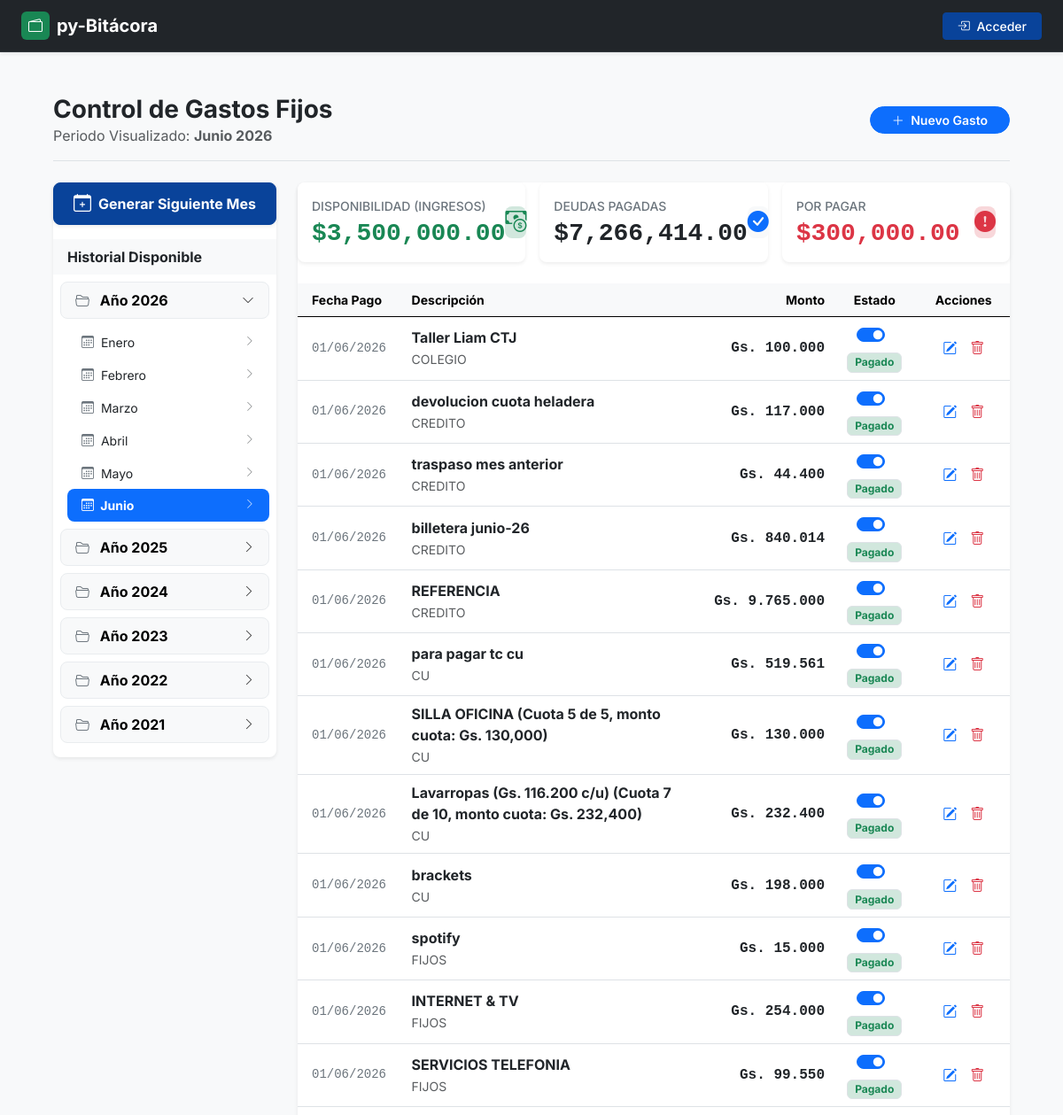
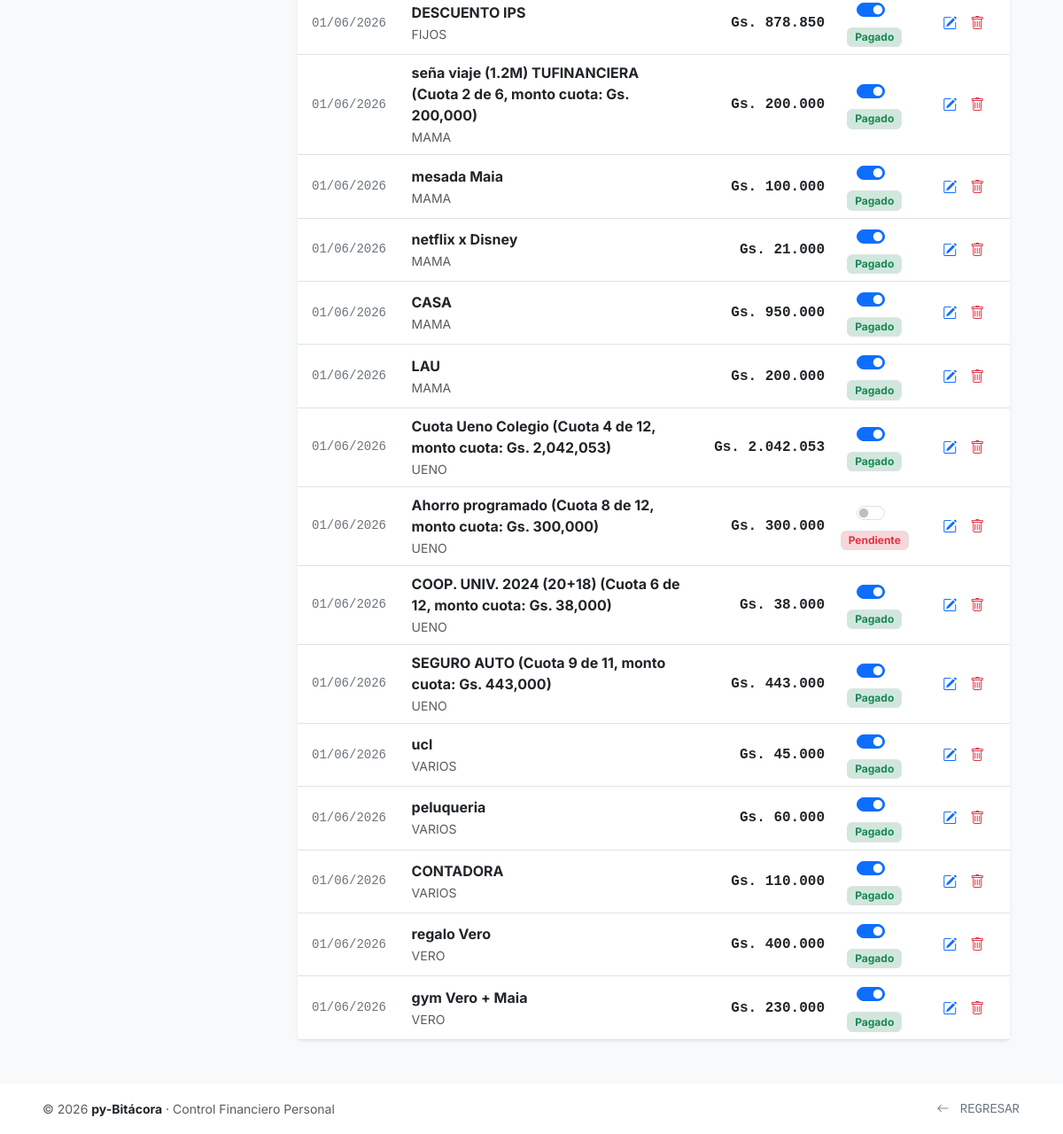
Screenshot of /gastos_fijos with the database file from the repository (2 pictures, top to bottom).
### app/models.py (models this page shows, shortened)
class GastosFijos(db.Model):
    __tablename__='gastos_fijos'
    id = db.Column(db.Integer, primary_key=True)
    date = db.Column(db.Date, nullable=False)
    fecha_pagar = db.Column(db.Date, nullable=False)
    descripcion = db.Column(db.String(100), nullable=False)
    monto = db.Column(db.Integer)
    operacion = db.Column(db.Boolean, server_default=u'False') # CREDITO O DEUDA
    pagado = db.Column(db.Boolean, server_default=u'False')
    id_agrupador_gastos = db.Column(db.Integer, db.ForeignKey('agrupador_gastos.id'), nullable=True)
    agrupador_gastos = db.relationship('AgrupadorGastos',backref='agrupador_gastos', foreign_keys=[id_agrupador_gastos])

class AgrupadorGastos(db.Model):
    __tablename__='agrupador_gastos'
    id = db.Column(db.Integer, primary_key=True)
    agrupador = db.Column(db.String(100), nullable=False)

### app/routes.py (the view)
@app.route('/gastos_fijos')
@app.route('/gastos_fijos/<int:anno>/<string:mes>')
def historico_gastos_fijos(anno=None, mes=None):
    hoy = datetime.now()
    if anno is None:
        anno = hoy.year
    if mes is None:
        mes = f"{hoy.month:02d}" # Formato string '05'
    periodo_activo = f"{anno}-{mes}"
    todos_los_gastos = GastosFijos.query.outerjoin(AgrupadorGastos, GastosFijos.id_agrupador_gastos == AgrupadorGastos.id).order_by(AgrupadorGastos.agrupador.asc(), GastosFijos.fecha_pagar.desc(), GastosFijos.id.desc()).all()
    desglose_query = db.session.query(
        func.strftime('%m', Movimientos.date).label('mes'),
        TiposMovimiento.tipo.label('tipo_nombre'),
        func.sum(Movimientos.monto_operacion).label('subtotal')
    ).join(
        TiposMovimiento, Movimientos.id_tipo_movimiento == TiposMovimiento.id
    ).filter(
        func.strftime('%Y', Movimientos.date) == str(anno)
    ).group_by(
        func.strftime('%m', Movimientos.date),
        TiposMovimiento.tipo
    ).all()
    menu_cronologico = {}
    for gasto in todos_los_gastos:
        g_anno = gasto.fecha_pagar.year
        g_mes = f"{gasto.fecha_pagar.month:02d}"
        if g_anno not in menu_cronologico:
            menu_cronologico[g_anno] = set()
        menu_cronologico[g_anno].add(g_mes)
    for a in menu_cronologico:
        menu_cronologico[a] = sorted(list(menu_cronologico[a]))
    gastos_del_mes = [
        g for g in todos_los_gastos
        if g.fecha_pagar.year == anno and f"{g.fecha_pagar.month:02d}" == mes
    ]
    meses_nombres = {
        '01': 'Enero', '02': 'Febrero', '03': 'Marzo', '04': 'Abril',
        '05': 'Mayo', '06': 'Junio', '07': 'Julio', '08': 'Agosto',
        '09': 'Septiembre', '10': 'Octubre', '11': 'Noviembre', '12': 'Diciembre'
    }
    credito, deudas_impagas, deudas_pagadas = calcular_disponibilidad(periodo_activo)
    saldo_disponible = credito - deudas_pagadas #- deudas_impagas
    lista_de_grupos = listar_agrupador()
    return render_template(
        'new_historico_gastos_fijos.html',
        menu_cronologico=menu_cronologico,
        gastos_del_mes=gastos_del_mes,
        anno_activo=anno,
        mes_activo=mes,
        agrupadores=lista_de_grupos,
        periodo_activo=periodo_activo,
        meses_nombres=meses_nombres,
        credito=credito,
        deudas_impagas=deudas_impagas,
        deudas_pagadas=deudas_pagadas,
        saldo_disponible=saldo_disponible
    )

### app/__init__.py (called while the page is built)
@app.context_processor
def inject_utility_functions():
    return dict(
        listar_tipos=listar_tipos,
        listar_tarjetas=listar_tarjetas
    )

### app/utilitarios.py (called while the page is built)
def listar_agrupador():
    grupos = AgrupadorGastos.query.all()
    d = [(grupo.id, grupo.agrupador) for grupo in grupos]
    return d

### app/templates/new_historico_gastos_fijos.html (shortened to what this page needs)
{% extends "new_base.html" %}
{% block content %}
<div class="container py-4">
    <div class="d-flex justify-content-between align-items-center mb-4 border-bottom pb-3">
        <div>
            <h1 class="h3 mb-0 fw-bold text-dark">Control de Gastos Fijos</h1>
            <p class="text-muted mb-0">Periodo Visualizado: <strong>{{ meses_nombres[mes_activo] }} {{ anno_activo }}</strong></p>
        </div>
        <button type="button" class="btn btn-primary rounded-pill px-4 btn-sm fw-semibold" data-bs-toggle="modal" data-bs-target="#createGastoModal">
            <i class="bi bi-plus-lg me-1"></i> Nuevo Gasto
        </button>
    </div>
    <div class="row">
        <div class="col-md-3 mb-4">
    <div class="card shadow-sm border-0 bg-white rounded-3">
        <form action="{{ url_for('api_generar_siguiente_mes') }}" method="POST" class="mb-3">
            <button type="submit" class="btn btn-success w-100 rounded-3 py-2 fw-bold shadow-sm d-flex align-items-center justify-content-center gap-2">
                <i class="bi bi-calendar-plus fs-5"></i>
                Generar Siguiente Mes
            </button>
        </form>
        <div class="card-header bg-light fw-bold border-bottom-0">Historial Disponible</div>
        <div class="card-body p-2">
            {% for anno, meses in menu_cronologico.items() %}
                {% set tiene_mes_activo = (anno == anno_activo) %}
                <div class="mb-2">
                    <button class="btn btn-light w-100 text-start d-flex justify-content-between align-items-center py-2 px-3 fw-bold border border-light-subtle rounded-3 {% if not tiene_mes_activo %}collapsed{% endif %}"
                            type="button"
                            data-bs-toggle="collapse"
                            data-bs-target="#collapse-year-{{ anno }}"
                            aria-expanded="{% if tiene_mes_activo %}true{% else %}false{% endif %}"
                            aria-controls="collapse-year-{{ anno }}">
                        <span>
                            <i class="bi bi-folder2-open me-2 text-secondary"></i>
                            Año {{ anno }}
                        </span>
                        <i class="bi bi-chevron-down transition-icon small opacity-75"></i>
                    </button>
                    <div class="collapse {% if tiene_mes_activo %}show{% endif %}" id="collapse-year-{{ anno }}">
                        <div class="list-group list-group-flush ps-2 pt-2">
                            {% for m_num in meses %}
                                {% set es_activo = (anno == anno_activo and m_num == mes_activo) %}
                                <a href="{{ url_for('historico_gastos_fijos', anno=anno, mes=m_num) }}"
                                   class="list-group-item list-group-item-action py-2 small border-0 d-flex justify-content-between align-items-center {% if es_activo %}active fw-bold rounded-3{% endif %}">
                                    <span class="{% if not es_activo %}text-dark{% endif %}">
                                        <i class="bi bi-calendar3 me-1 {% if es_activo %}text-white{% else %}text-secondary{% endif %}"></i>
                                        {{ meses_nombres[m_num] }}
                                    </span>
                                    <i class="bi bi-chevron-right small {% if es_activo %}text-white opacity-75{% else %}opacity-50{% endif %}"></i>
                                </a>
                            {% endfor %}
                        </div>
                    </div>
                </div>
            {% else %}
                <p class="text-muted text-center p-3 small">No hay registros históricos aún.</p>
            {% endfor %}
        </div>
    </div>
</div>
        <div class="col-md-9">
            <div class="card shadow-sm border-0 bg-white rounded-3">
                <div class="row g-3 mb-4">
                    <div class="col-md-4">
                        <div class="card border-0 shadow-sm rounded-3 bg-white h-100">
                            <div class="card-body p-3 d-flex align-items-center justify-content-between">
                                <div>
                                    <span class="text-secondary small fw-medium d-block text-uppercase tracking-wider">Disponibilidad (Ingresos)</span>
                                    <h3 class="fw-bold text-success mb-0 mt-1 font-monospace">${{ "{:,.2f}".format(saldo_disponible) }}</h3>
                                </div>
                                <div class="p-2.5 bg-success-subtle rounded-3 text-success">
                                    <i class="bi bi-cash-coin fs-4 d-block"></i>
                                </div>
                            </div>
                        </div>
                    </div>
                    <div class="col-md-4">
                        <div class="card border-0 shadow-sm rounded-3 bg-white h-100">
                            <div class="card-body p-3 d-flex align-items-center justify-content-between">
                                <div>
                                    <span class="text-secondary small fw-medium d-block text-uppercase tracking-wider">Deudas Pagadas</span>
                                    <h3 class="fw-bold text-dark mb-0 mt-1 font-monospace">${{ "{:,.2f}".format(deudas_pagadas) }}</h3>
                                </div>
                                <div class="p-2.5 bg-light rounded-3 text-secondary">
                                    <i class="bi bi-check-circle-fill fs-4 d-block text-primary"></i>
                                </div>
                            </div>
                        </div>
                    </div>
                    <div class="col-md-4">
                        <div class="card border-0 shadow-sm rounded-3 bg-white h-100">
                            <div class="card-body p-3 d-flex align-items-center justify-content-between">
                                <div>
                                    <span class="text-secondary small fw-medium d-block text-uppercase tracking-wider">Por Pagar</span>
                                    <h3 class="fw-bold text-danger mb-0 mt-1 font-monospace">${{ "{:,.2f}".format(deudas_impagas) }}</h3>
                                </div>
                                <div class="p-2.5 bg-danger-subtle rounded-3 text-danger">
                                    <i class="bi bi-exclamation-circle-fill fs-4 d-block"></i>
                                </div>
                            </div>
                        </div>
                    </div>
                </div>
                <div class="card-body p-0">
                    <div class="table-responsive">
                        <table class="table table-hover align-middle mb-0">
                            <thead class="table-light text-muted small border-bottom-0">
                                <tr>
                                    <th class="ps-3" style="width: 15%;">Fecha Pago</th>
                                    <th style="width: 40%;">Descripción</th>
                                    <th class="text-end" style="width: 20%;">Monto</th>
                                    <th class="text-center" style="width: 12%;">Estado</th>
                                    <th class="text-center" style="width: 13%;">Acciones</th>
                                </tr>
                            </thead>
                            <tbody>
                                {% for gasto in gastos_del_mes %}
                                <tr>
                                    <td class="ps-3 font-monospace small text-secondary target-fecha-raw" data-fecha="{{ gasto.fecha_pagar.strftime('%Y-%m-%d') }}">
                                        {{ gasto.fecha_pagar.strftime('%d/%m/%Y') }}
                                    </td>
                                    <td>
                                        <div class="fw-bold text-dark target-desc">{{ gasto.descripcion }}</div>
                                        <small class="text-muted target-agrupador-raw" data-agrupador-id="{{ gasto.id_agrupador_gastos }}">
                                            {{ gasto.agrupador_gastos.agrupador if gasto.agrupador_gastos else 'Sin grupo' }}
                                        </small>
                                    </td>
                                    <td class="text-end fw-bold font-monospace text-dark target-monto-raw" data-monto="{{ gasto.monto }}">
                                        Gs. {{ "{:,.0f}".format(gasto.monto).replace(",", ".") }}
                                    </td>
                                    <td class="text-center">
                                        <div class="d-flex flex-column align-items-center gap-1">
                                            <div class="form-check form-switch m-0">
                                                <input class="form-check-input status-toggle cursor-pointer target-pagado-raw"
                                                       type="checkbox"
                                                       role="switch"
                                                       data-id="{{ gasto.id }}"
                                                       data-pagado="{{ gasto.pagado }}"
                                                       {% if gasto.pagado %} checked {% endif %}>
                                            </div>
                                            <span class="badge status-pill {% if gasto.pagado %} bg-success-subtle text-success {% else %} bg-danger-subtle text-danger {% endif %} fs-8 px-2 py-0.5 border border-transparent">
                                                {% if gasto.pagado %} Pagado {% else %} Pendiente {% endif %}
                                            </span>
                                        </div>
                                    </td>
                                    <td class="text-center">
                                        <div class="btn-group btn-group-sm" role="group">
                                            <button type="button"
                                                    class="btn btn-outline-secondary border-0 rounded-circle p-1.5 mx-0.5 text-primary trigger-edit-modal"
                                                    data-id="{{ gasto.id }}"
                                                    title="Editar Registro">
                                                <i class="bi bi-pencil-square fs-6"></i>
                                            </button>
                                            <button type="button"
                                                    class="btn btn-outline-secondary border-0 rounded-circle p-1.5 mx-0.5 text-danger trigger-delete-modal"
                                                    data-id="{{ gasto.id }}"
                                                    title="Eliminar Registro">
                                                <i class="bi bi-trash fs-6"></i>
                                            </button>
                                        </div>
                                    </td>
                                </tr>
                                {% endfor %}
                            </tbody>
                        </table>
                    </div>
                </div>
            </div>
        </div>
    </div>
</div>
{% endblock %}

### app/templates/new_base.html (style rules this page uses)
:root { --bs-primary: #09439a; --bs-primary-rgb: 13, 110, 253; --brand-blue-subtle: #e7f1ff; --brand-blue-emphasis: #0a58ca; --brand-slate-gray: #4b5563; --brand-light-bg: #f8f9fa; }
body { font-family: 'Inter', sans-serif; background-color: var(--brand-light-bg); color: #212529; }
.card, .btn, .nav-link, .badge { transition: all 0.2s ease-in-out; }
.btn-success { background-color: var(--bs-primary) !important; border-color: var(--bs-primary) !important; color: #ffffff !important; }

### app/templates/new_historico_gastos_fijos.html (style rules this page uses)
.btn[data-bs-toggle="collapse"] .transition-icon { transition: transform 0.2s ease-in-out; }
.btn[data-bs-toggle="collapse"].collapsed .transition-icon { transform: rotate(-90deg); }
.cursor-pointer { cursor: pointer; }
.fs-8 { font-size: 0.75rem !important; }

### rows the page displays
GastosFijos: fecha_pagar "01/06/2026", descripcion "Taller Liam CTJ", agrupador_gastos "COLEGIO", monto "100.000", pagado "☑", shows "Pagado"
GastosFijos: fecha_pagar "01/06/2026", descripcion "devolucion cuota heladera", agrupador_gastos "CREDITO", monto "117.000", pagado "☑", shows "Pagado"
GastosFijos: fecha_pagar "01/06/2026", descripcion "traspaso mes anterior", agrupador_gastos "CREDITO", monto "44.400", pagado "☑", shows "Pagado"
GastosFijos: fecha_pagar "01/06/2026", descripcion "billetera junio-26", agrupador_gastos "CREDITO", monto "840.014", pagado "☑", shows "Pagado"
GastosFijos: fecha_pagar "01/06/2026", descripcion "REFERENCIA", agrupador_gastos "CREDITO", monto "9.765.000", pagado "☑", shows "Pagado"
GastosFijos: fecha_pagar "01/06/2026", descripcion "para pagar tc cu", agrupador_gastos "CU", monto "519.561", pagado "☑", shows "Pagado"
GastosFijos: fecha_pagar "01/06/2026", descripcion "SILLA OFICINA (Cuota 5 de 5, monto cuota: Gs. 130,000)", agrupador_gastos "CU", monto "130.000", pagado "☑", shows "Pagado"
GastosFijos: fecha_pagar "01/06/2026", descripcion "Lavarropas (Gs. 116.200 c/u) (Cuota 7 de 10, monto cuota: Gs. 232,400)", agrupador_gastos "CU", monto "232.400", pagado "☑", shows "Pagado"
GastosFijos: fecha_pagar "01/06/2026", descripcion "brackets", agrupador_gastos "CU", monto "198.000", pagado "☑", shows "Pagado"
GastosFijos: fecha_pagar "01/06/2026", descripcion "spotify", agrupador_gastos "FIJOS", monto "15.000", pagado "☑", shows "Pagado"
GastosFijos: fecha_pagar "01/06/2026", descripcion "INTERNET & TV", agrupador_gastos "FIJOS", monto "254.000", pagado "☑", shows "Pagado"
GastosFijos: fecha_pagar "01/06/2026", descripcion "SERVICIOS TELEFONIA", agrupador_gastos "FIJOS", monto "99.550", pagado "☑", shows "Pagado"
GastosFijos: fecha_pagar "01/06/2026", descripcion "DESCUENTO IPS", agrupador_gastos "FIJOS", monto "878.850", pagado "☑", shows "Pagado"
GastosFijos: fecha_pagar "01/06/2026", descripcion "seña viaje (1.2M) TUFINANCIERA (Cuota 2 de 6, monto cuota: Gs. 200,000)", agrupador_gastos "MAMA", monto "200.000", pagado "☑", shows "Pagado"
GastosFijos: fecha_pagar "01/06/2026", descripcion "mesada Maia", agrupador_gastos "MAMA", monto "100.000", pagado "☑", shows "Pagado"
GastosFijos: fecha_pagar "01/06/2026", descripcion "netflix x Disney", agrupador_gastos "MAMA", monto "21.000", pagado "☑", shows "Pagado"
GastosFijos: fecha_pagar "01/06/2026", descripcion "CASA", agrupador_gastos "MAMA", monto "950.000", pagado "☑", shows "Pagado"
GastosFijos: fecha_pagar "01/06/2026", descripcion "LAU", agrupador_gastos "MAMA", monto "200.000", pagado "☑", shows "Pagado"
GastosFijos: fecha_pagar "01/06/2026", descripcion "Cuota Ueno Colegio (Cuota 4 de 12, monto cuota: Gs. 2,042,053)", agrupador_gastos "UENO", monto "2.042.053", pagado "☑", shows "Pagado"
GastosFijos: fecha_pagar "01/06/2026", descripcion "Ahorro programado (Cuota 8 de 12, monto cuota: Gs. 300,000)", agrupador_gastos "UENO", monto "300.000", shows "Pendiente"
GastosFijos: fecha_pagar "01/06/2026", descripcion "COOP. UNIV. 2024 (20+18) (Cuota 6 de 12, monto cuota: Gs. 38,000)", agrupador_gastos "UENO", monto "38.000", pagado "☑", shows "Pagado"
GastosFijos: fecha_pagar "01/06/2026", descripcion "SEGURO AUTO (Cuota 9 de 11, monto cuota: Gs. 443,000)", agrupador_gastos "UENO", monto "443.000", pagado "☑", shows "Pagado"
GastosFijos: fecha_pagar "01/06/2026", descripcion "ucl", agrupador_gastos "VARIOS", monto "45.000", pagado "☑", shows "Pagado"
GastosFijos: fecha_pagar "01/06/2026", descripcion "peluqueria", agrupador_gastos "VARIOS", monto "60.000", pagado "☑", shows "Pagado"
GastosFijos: fecha_pagar "01/06/2026", descripcion "CONTADORA", agrupador_gastos "VARIOS", monto "110.000", pagado "☑", shows "Pagado"
GastosFijos: fecha_pagar "01/06/2026", descripcion "regalo Vero", agrupador_gastos "VERO", monto "400.000", pagado "☑", shows "Pagado"
GastosFijos: fecha_pagar "01/06/2026", descripcion "gym Vero + Maia", agrupador_gastos "VERO", monto "230.000", pagado "☑", shows "Pagado"

### other values shown
{{ meses_nombres[mes_activo] }} "Junio"
{{ anno_activo }} "2026"
{{ anno }} "2026" "2025" "2024" "2023" "2022" "2021"
{{ meses_nombres[m_num] }} "Enero" "Febrero" "Marzo" "Abril" "Mayo" "Junio"
{{ "{:,.2f}".format(saldo_disponible) }} "3,500,000.00"
{{ "{:,.2f}".format(deudas_pagadas) }} "7,266,414.00"
{{ "{:,.2f}".format(deudas_impagas) }} "300,000.00"
